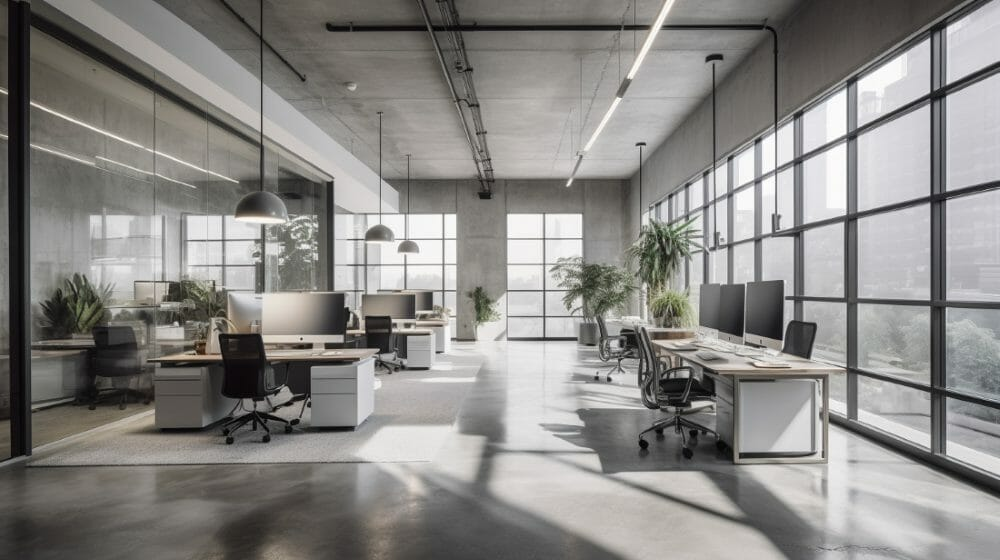
#> input picture office1.jpg, 1000 x 560 px
$ python main.py
#> lines starting #> are read from the running program, lines starting #| are printed output that depends on the picture
import numpy as np
import cv2 as cv
import sys
import matplotlib.pyplot as plt
import matplotlib.image as mpimg
from matplotlib.lines import Line2D


def intersect2D(Line1, Line2):
    x1, y1, x2, y2 = Line1[0]
    a1, b1, a2, b2 = Line2[0]
    L1 = [[x1, y1], [x2, y2]]
    L2 = [[a1, b1], [a2, b2]]
    s = np.vstack([L1, L2])
    h = np.hstack((s, np.ones((4, 1))))
    l1 = np.cross(h[0], h[1])
    l2 = np.cross(h[2], h[3])
    x, y, z = np.cross(l1, l2)
    if z != 0:
        return np.array([x / z, y / z])
    else:
        return np.array([x, y])


def eucDistance(x1, y1, x2, y2):
    distance = np.sqrt(np.power(x1 - x2, 2) + np.power(y1 - y2, 2))
    return distance


def average2DCoord(points, Inliers):
    xSum = 0
    ySum = 0
    for index in Inliers:
        error, i, j = index
        x, y, indI, indJ = points[np.where(points[:, 3] == j)][0]
        xSum += x
        ySum += y
    result = np.array([xSum / (Inliers.size / 3), ySum / (Inliers.size / 3)])
    return result


def find_siblings(line1, lines):
    result = []
    VH = 0
    x1, y1, x2, y2 = line1[0]
    if x1 != x2:
        m1 = (y2 - y1) / (x2 - x1)
    else:
        m1 = 1000000
    theta1 = np.degrees(np.arctan(m1))

    if theta1 < 1 and theta1 > -1:  # vertically
        VH = 1
    elif theta1 < 91 and theta1 > 89:  # horizontally
        VH = 2
    if VH == 0:
        return VH, result

    # is this line parallel to any other line?
    index = 0
    for line2 in lines:
        a1, b1, a2, b2 = line2[0]
        if not (x1 == a1 and y1 == b1):
            if a1 != a2:
                m2 = (b2 - b1) / (a2 - a1)
            else:
                m2 = 1000000
            theta2 = np.degrees(np.arctan(m2))
            diff = np.abs(theta1 - theta2)
            if diff < 1:
                result.append(index)
        index += 1
    return VH, result


def findClusters(points, known_ax, search_area):
    guess1 = np.array([], dtype=np.float64).reshape(0, 3)  # x,y,indx, groupnr
    guess2 = np.array([], dtype=np.float64).reshape(0, 3)
    result = np.array([], dtype=np.float64).reshape(0, 3)
    completed = []
    for i in range(0, len(points)):
        x1, y1, error = points[i]
        neighbors = np.array([x1, y1, 1])
        temp_Completed = [i]
        for j in range(0, len(points)):
            if i != j:
                x2, y2, error = points[j]
                dist = eucDistance(x1, y1, x2, y2)
                if dist < search_area:
                    neighbors = np.vstack([neighbors, np.array([x2, y2, 3])])
                    temp_Completed.append(j)
        if len(guess1) < len(neighbors):
            guess1 = neighbors
            completed = temp_Completed
    sumx, sumy, suma = np.sum(guess1, axis=0)
    tempAverage = np.array([sumx / len(guess1), sumy / len(guess1), 3])
    result = np.vstack([result, tempAverage])
    # if we have only found 1 vert/hoz axis and we have potential vanishing points left over
    if len(known_ax) < 2 and len(guess1) < len(points - 1):
        for i in range(0, len(points)):
            if not (i in completed):
                x1, y1, error = points[i]
                neighbors = np.array([x1, y1, 2])
                temp_Completed = [i]
                dist_to_prev = eucDistance(tempAverage[0], tempAverage[1], x1, y1)
                if dist_to_prev > search_area * 2:
                    for j in range(0, len(points)):
                        if i != j and not (j in completed):
                            x2, y2, error = points[j]
                            dist = eucDistance(x1, y1, x2, y2)
                            if dist < search_area:
                                neighbors = np.vstack(
                                    [neighbors, np.array([x2, y2, 4])]
                                )
                                temp_Completed.append(j)
                    if len(guess2) < len(neighbors):
                        guess2 = neighbors
                        completed = temp_Completed
        sumx, sumy, suma = np.sum(guess2, axis=0)
        tempAverage = np.array([sumx / len(guess2), sumy / len(guess2), 4])
        result = np.vstack([result, tempAverage])
        print(result)
    return result


def vanishingP(Lines, width, height):
    vanishingpoints = np.array([], dtype=np.float64).reshape(0, 3)
    CompletedLines = np.array([], dtype=np.int64).reshape(0, 2)  #
    candidates = Lines.size / 4
    print(candidates)
    completed = []
    additional_Guesses = np.array([], dtype=np.float64).reshape(0, 3)
    averageError = np.array([], dtype=np.float64)
    # print(Lines.size)
    for i in range(0, int(candidates)):
        Line1 = Lines[i]
        completed.append(i)
        # print(completed)
        intersections = np.array([], dtype=np.float64).reshape(0, 4)
        VH, parallels = find_siblings(Line1, Lines)
        if VH != 0:
            if len(parallels) > int(len(Lines) * 0.05):
                for j in range(0, len(parallels)):
                    tempLine = np.array([parallels[j], VH])
                    CompletedLines = np.vstack([CompletedLines, tempLine])
                    completed.append(parallels[j])  # probably do not need this loop

            # [13 lines of commented-out code are left out]
        for j in range(0, int(candidates)):
            if j not in completed:
                intr = intersect2D(Line1, Lines[j])
                intr = np.append(intr, [i, j])

                distanceToLine = eucDistance(Line1[0][0], Line1[0][1], intr[0], intr[1])
                if distanceToLine > 50:
                    intersections = np.vstack([intersections, intr])
                    # if intr[0] > 1000 or intr[0] < 0 or intr[1] > 560 or intr[1] < 0:
                    #     print(
                    #         "this is x: {}, and this is y: {}".format(intr[0], intr[1])
                    #     )
                    # show lines that hit
                    # img2 = img.copy()
                    # cv.line(
                    #     img2,
                    #     (int(Line1[0][0]), int(Line1[0][1])),
                    #     (int(intr[0]), int(intr[1])),
                    #     (255, 0, 0),
                    #     2,
                    # )
                    # cv.line(
                    #     img2,
                    #     (int(Lines[j][0][0]), int(Lines[j][0][1])),
                    #     (int(intr[0]), int(intr[1])),
                    #     (255, 0, 0),
                    #     2,
                    # )
                    # cv.line(
                    #     img2,
                    #     (int(Lines[j][0][0]), int(Lines[j][0][1])),
                    #     (int(Lines[j][0][2]), int(Lines[j][0][3])),
                    #     (127, 255, 0),
                    #     2,
                    # )
                    #
                    # # if i > 100:
                    # fig, ax = plt.subplots()
                    # plt.imshow(img2)
                    # plt.xlim(-200, 1000)
                    # # plt.ylim(-1000, 1000)

                    # print("hit is at == x:{} and y: {} ".format(intr[0], intr[1]))
                    # tempX1 = [Line1[0][0], intr[0]]
                    # tempY1 = [Line1[0][1], intr[1]]
                    # tempX2 = [Lines[j][0][0], intr[0]]
                    # tempY2 = [Lines[j][0][1], intr[1]]
                    # line1 = Line2D(tempX1, tempY1, color="b")
                    # line2 = Line2D(tempX2, tempY2, color="b")

                    # # line2 = Line2D(tempA2, tempB, color="b")
                    # # plt.axline((Line1[0][0], Line1[0][1]), (intr[0], intr[1]))
                    # # plt.plot((Lines[j][0][0], Lines[j][0][1]), (intr[0], intr[1]))

                    # ax.add_line(line1)
                    # ax.add_line(line2)

                    # # print("We should see #{} of points".format(counter))

                    # cv.imshow("Standard-Window", img2)
                    # plt.show()
                    # k = cv.waitKey(0)

        distance = np.array([], dtype=np.float64).reshape(0, 3)
        # print(intersections)
        for j in range(0, int(intersections.size / 4)):
            if (
                Line1[0][0] < intersections[j][0]
            ):  # is the intersection behind of or in front of the line segment?
                # get euclidian distance
                d = eucDistance(
                    Line1[0][0],
                    Line1[0][1],
                    intersections[j][0],
                    intersections[j][1],
                )
                tempV = np.array([d * -1, i, intersections[j][3]])
                distance = np.vstack([distance, tempV])
            else:
                d = eucDistance(
                    Line1[0][0],
                    Line1[0][1],
                    intersections[j][0],
                    intersections[j][1],
                )
                tempV = np.array([d, i, intersections[j][3]])

                distance = np.vstack([distance, tempV])

        if distance.size > 30:  # good nr?
            distance = distance[distance[:, 0].argsort()]

            distance
            prev = 0
            prevprev = 0
            errorV = np.array([], dtype=np.float64).reshape(0, 3)
            # error calc explained
            # points         x-------x----------x----------------------x----x--x-x-x-x-x----x--x---x-----------x---x---------------x
            #             prevprev  prev       dist
            #   error 1 is:
            #                 -------
            #   error 2 is:
            #                         ----------
            # Point at dist's error value depends also on prevprev in order to percive clusters of points together as more important.
            # This diminishes the chance that two outliers which only by chance coincide close together gets mistaken as inliers.
            # The first two points are always concidered outliers
            # We squared error values because we want to emphesise large distances.
            for d in distance:  # pingpong
                dist, indI, indJ = d
                if prev == 0:
                    errorV = np.vstack([errorV, np.array([200000, indI, indJ])])
                    prev = dist
                elif prevprev == 0:
                    errorV = np.vstack([errorV, np.array([200000, indI, indJ])])
                    prevprev = prev
                    prev = dist
                else:
                    error1 = pow((prev - prevprev), 2)
                    error2 = pow((dist - prev), 2)
                    currError = np.array([error1 + error2, indI, indJ])
                    errorV = np.vstack([errorV, currError])
                    prevprev = prev
                    prev = dist
            # compare distances and group the 95th percentile of points closest to eachother
            errorV = errorV[errorV[:, 0].argsort()]

            pInliers = int((errorV.size / 3) * 0.05)
            pInliersV = np.array([], dtype=np.float64).reshape(0, 3)
            if pInliers > 1:
                for j in range(0, pInliers):
                    pInliersV = np.vstack([pInliersV, errorV[j]])

                # more outlier removal, remove points further away than the average distance from the mean coordinate point
                # Then recalculate the mean coordinate point
                averageError = np.mean(pInliersV, axis=0)
                # [20 lines of commented-out code are left out]
            if pInliersV.size > 0:
                vanishingPointGuess = average2DCoord(intersections, pInliersV)

                # [12 lines of commented-out code are left out]
        if pInliersV.size > 0:
            tempGuess = np.array(
                [(vanishingPointGuess[0], vanishingPointGuess[1], averageError[0])]
            )
            if VH == 0:
                tempLine = np.array([i, 0])
                CompletedLines = np.vstack([CompletedLines, tempLine])
                additional_Guesses = np.vstack([additional_Guesses, tempGuess])

    # compare distances of all potential vanishing points
    # the largest / closest / points with least error values, becomes the first vanishing point
    # the other groups have to be orthogonal to the first if they are to be vanishing points also,
    # remove the group least likely to be a vanishing point (outliers)
    # perform a least squares method on the three vanishing points to make them completely orthogonal
    fig, ax = plt.subplots()
    plt.imshow(img)
    for j in range(0, len(CompletedLines)):
        tempX = [Lines[CompletedLines[j][0]][0][0], Lines[CompletedLines[j][0]][0][2]]
        tempY = [Lines[CompletedLines[j][0]][0][1], Lines[CompletedLines[j][0]][0][3]]
        if CompletedLines[j][1] == 1:
            line1 = Line2D(tempX, tempY, color="b")
        elif CompletedLines[j][1] == 2:
            line1 = Line2D(tempX, tempY, color="r")
        else:
            line1 = Line2D(tempX, tempY, color="g")
        ax.add_line(line1)
    plt.show()

    if 1 in CompletedLines[:, 1]:
        vp = np.array([width / 2, 10000, 1])
        vanishingpoints = np.vstack([vanishingpoints, vp])
    if 2 in CompletedLines[:, 1]:
        vp = np.array([10000, height / 2, 2])
        vanishingpoints = np.vstack([vanishingpoints, vp])
    if 0 in CompletedLines[:, 1]:
        search_area = np.sqrt(pow(width, 2) + pow(height, 2)) * 0.1
        vp = findClusters(additional_Guesses, vanishingpoints, search_area)
        vanishingpoints = np.vstack([vanishingpoints, vp[0]])
        if len(vp) > 1:
            vanishingpoints = np.vstack([vanishingpoints, vp[1]])
    print(vanishingpoints)
    # should send out 3/4 vanishing points and the lines associated with said points., now it sends out the guesses and the vanishing points
    return (additional_Guesses, vanishingpoints)


def value_close(value, Line_arr):
    result = 0
    counter = 0
    for rows in Line_arr:
        counter += 1
        saved_group, saved_theta = rows[:2]
        if abs(abs(value) - abs(saved_theta)) < 4:
            result = saved_group
            break
    # print("group nr: " + str(result))
    if result == 0:
        result = np.max(lineArray, axis=0)[0] + 1
    return result


def return_three_max_val_indices(arr):
    maxval1 = 0
    maxval2 = 0
    maxval3 = 0
    for i in range(0, arr.size):
        if arr[i] > maxval1:
            result1 = i
            maxval1 = arr[i]
        elif arr[i] > maxval2:
            result2 = i
            maxval2 = arr[i]
        elif arr[i] > maxval3:
            result3 = i
            maxval3 = arr[i]
    result = np.array([result1, result2, result3])
    return result


# img = cv.imread("building.jpg")
# img = cv.imread("City_Scape.png")
interp = cv.INTER_AREA
img = cv.imread("office1.jpg")
#> img is the input picture: shape (560, 1000, 3); mean B, G, R 133.4, 136.4, 137.8

if img is None:
    sys.exit("Could not read image.")
rows, cols, channels = img.shape
height, width = img.shape[0], img.shape[1]
gray = cv.cvtColor(img, cv.COLOR_BGR2GRAY)
blurry = cv.GaussianBlur(gray, (5, 5), 1)
edges = cv.Canny(blurry, 70, 255, apertureSize=3, L2gradient=1)
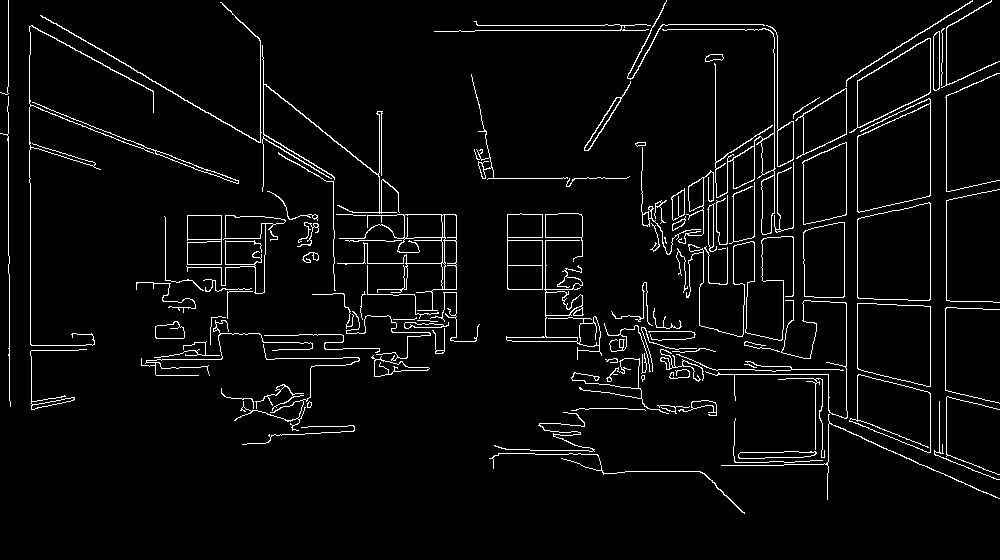
#> edges: shape (560, 1000); 4.1% white in thin lines or dots
lines = cv.HoughLinesP(edges, 3, np.pi / 180, 100, minLineLength=50, maxLineGap=10)
#> lines = 100 rows, first 6: [906, 439, 997, 474], [42, 110, 157, 154], [642, 215, 920, 42], [41, 16, 263, 144], [753, 236, 846, 214], [848, 78, 972, 0]
length = np.array([], dtype=np.float64).reshape(0, 2)
counter = 0
print(len(lines))
#| 100
for line in lines:
    x1, y1, x2, y2 = line[0]
    tempLength = np.array([eucDistance(x1, y1, x2, y2), counter])
    length = np.vstack([length, tempLength])
    counter += 1
#> this loop made 100 passes
#> (x1, y1, x2, y2, distance in eucDistance, tempLength) on passes 5 to 12: (753, 236, 846, 214, 95.57, [95.57, 4]), (848, 78, 972, 0, 146.5, [146.5, 5]), (89, 125, 191, 163, 108.8, [108.8, 6]), (672, 219, 773, 170, 112.3, [112.3, 7]), (685, 217, 845, 142, 176.7, [176.7, 8]), (846, 132, 999, 61, 168.7, [168.7, 9]), (946, 459, 946, 390, 69, [69, 10]), (909, 444, 998, 479, 95.63, [95.63, 11])
#> after the loop, counter = 100; length = 100 pairs, first value 50 to 413, second value 0 to 99

# [4 lines of commented-out code are left out]


lineArray = np.array([])
group_index = 1
segregated_array = np.array([])
VP_guess, VP = vanishingP(lines, width, height)
#| 100.0
#> the loop in vanishingP, `for i in range(0, int(candidates)):` made 100 passes
#> (m1 in find_siblings, theta1 in find_siblings, VH) on pass 1: (0.385, 21.04, 0)
#> in vanishingP, `plt.show()`:
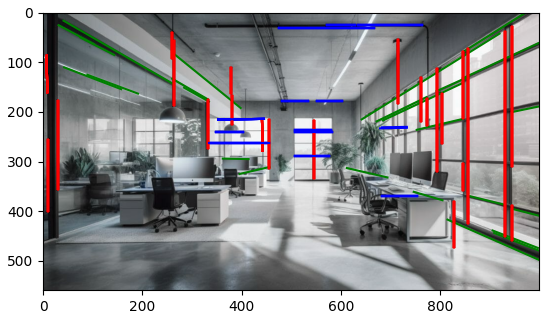
#> figure drawn by matplotlib, 1 panel; B, G, R data is drawn as R, G, B
#| [[5.00000000e+02 1.00000000e+04 1.00000000e+00]
#|  [1.00000000e+04 2.80000000e+02 2.00000000e+00]
#|  [5.15386084e+02 2.86965641e+02 3.00000000e+00]]

for line in lines:
    x1, y1, x2, y2 = line[0]
    if x1 != x2:
        m = (y2 - y1) / (x2 - x1)
    else:
        m = 1000000
    c = y2 - m * x2
    theta = np.degrees(np.arctan(m))
    # print("theta : " + str(theta))
    if lineArray.size != 0:
        group_index = value_close(theta, lineArray)
        lineArray = np.concatenate(
            (lineArray, np.array([[group_index, theta, x1, y1, x2, y2]])), axis=0
        )
    else:
        lineArray = np.array([[group_index, theta, x1, y1, x2, y2]])

    if segregated_array.size == 0:
        segregated_array = np.array([1])
    elif segregated_array.size > group_index:
        segregated_array[int(group_index - 1)] = (
            segregated_array[int(group_index - 1)] + 1
        )
    else:
        segregated_array = np.append(segregated_array, [1])
#> this loop made 100 passes


# print(segregated_array)
axels = return_three_max_val_indices(segregated_array)
# [12 lines of commented-out code are left out]
average = np.mean(VP_guess, axis=0)
# print("height: {},  width: {}".format(img.shape[0], img.shape[1]))
fig, ax = plt.subplots()
plt.xlim(-500, img.shape[1] + 500)
plt.ylim(img.shape[0] + 500, -500)
plt.imshow(img, interpolation="nearest")
for dot in VP_guess:
    x, y, err = dot
    # if average[2] > err:
    circle = plt.Circle((x, y), 2, color="g")
    ax.add_patch(circle)
#> this loop made 25 passes
#> dot on passes 1 to 8: [481.5, 275.7, 0.0472], [508, 288.3, 0.307], [523.1, 289, 0.0126], [515.5, 289.6, 0.0601], [521.3, 290.8, 0.0795], [518, 285.6, 0.0686], [522.9, 286.6, 0.472], [525.5, 290.1, 0.00533]

for dot in VP:
    x, y, axis_dirr = dot
    print("222 axis at [{}, {}]".format(x, y))
    if axis_dirr == 1:
        circle = plt.Circle((x, y), 7, color="b")
        ax.add_patch(circle)
    if axis_dirr == 2:
        circle = plt.Circle((x, y), 7, color="r")
        ax.add_patch(circle)
    if axis_dirr == 3:
        circle = plt.Circle((x, y), 10, color="g")
        ax.add_patch(circle)
#> this loop made 3 passes
#> dot on passes 1 to 3: [500, 10000, 1], [10000, 280, 2], [515.4, 287, 3]
#> (printed output is left out)
    # is wonky
    # if axis_dirr == 4:
    #     circle = plt.Circle((x, y), 7, color="y")
    #     ax.add_patch(circle)
print("We show #{} vanishing points".format(len(VP_guess)))
#| We show #25 vanishing points
print("height: {},  width: {}".format(height, width))
#| height: 560,  width: 1000
# print(lines)
# print(segregated_array)
cv.imshow("wind", edges)
k = cv.waitKey(0)
#> (key Esc is pressed here)
# cv.imshow("wind", img)
# k = cv.waitKey(0)

# todo, fixa en bra punkt
# todo2 ifall den över funkar:
# klura ut hur vi prioriterar vilka vanishing points som linjerna borde höra till. som i "Efficient Computation of Vanishing Points"
plt.show()
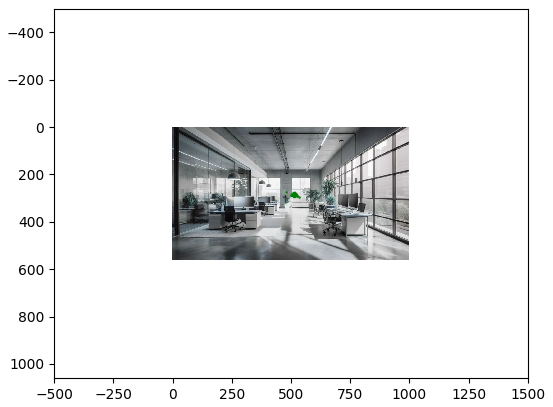
#> figure drawn by matplotlib, 1 panel; B, G, R data is drawn as R, G, B
# k = cv.waitKey(0)
